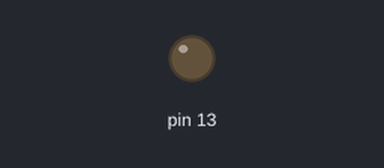
A sketch run on a simulated Arduino Uno, built with avr-gcc and run on an emulated ATmega328P. Shown: output pins drawn as LEDs (lit = HIGH). Dashed ring = blinking.

Above: at 1.0 s.
At 2.5 s:
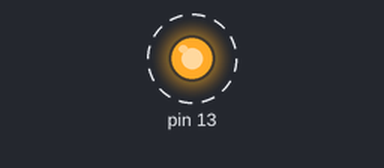
Timing chart, 0 to 4.6 s (numbered marks = the images above):
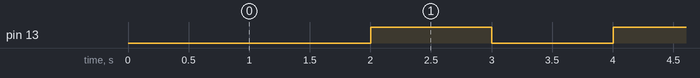

Measured:
- by itself, pin 13: alternates HIGH for 1.0 s and LOW for 1.0 s

The sketch:

TIMER.ino
```cpp
void setup() {
  // put your setup code here, to run once:
  DDRB = 0x20;
  TCCR2A = 0b00000000;
  TCCR2B = 0b00000100;
  TIMSK2 = 0b00000001;
  Serial.begin(9600);
  TCNT2 = 6;
}

void loop() {
  // put your main code here, to run repeatedly:

}

bool flag = false;
int count = 0;

SIGNAL(TIMER2_OVF_vect){
  count++;
  TCNT2 = 6;
  if(count > 1000){
    count = 0;
    if(flag)
    {
      PORTB = 0x20;
    }
    else
    {
      PORTB = 0x00;
    }
    flag = !flag;
  }
}
```
